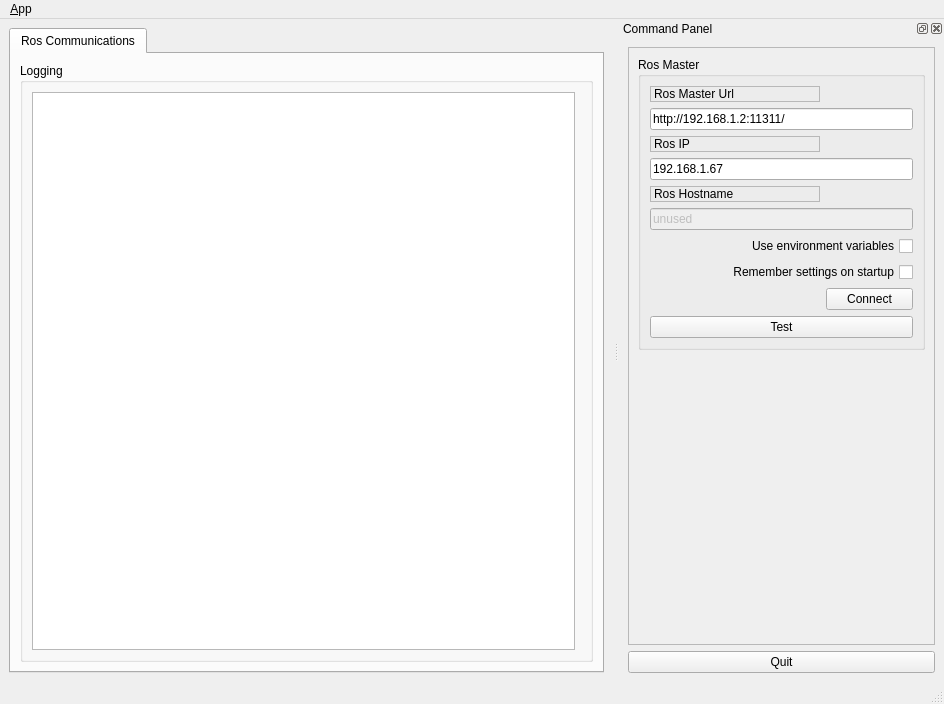
<?xml version="1.0" encoding="UTF-8"?>
<ui version="4.0">
 <class>MainWindowDesign</class>
 <widget class="QMainWindow" name="MainWindowDesign">
  <property name="geometry">
   <rect>
    <x>0</x>
    <y>0</y>
    <width>944</width>
    <height>704</height>
   </rect>
  </property>
  <property name="windowTitle">
   <string>QRosApp</string>
  </property>
  <property name="windowIcon">
   <iconset resource="../resources/images.qrc">
    <normaloff>:/images/icon.png</normaloff>:/images/icon.png</iconset>
  </property>
  <property name="locale">
   <locale language="English" country="Australia"/>
  </property>
  <widget class="QWidget" name="centralwidget">
   <layout class="QHBoxLayout">
    <item>
     <widget class="QTabWidget" name="tab_manager">
      <property name="minimumSize">
       <size>
        <width>100</width>
        <height>0</height>
       </size>
      </property>
      <property name="locale">
       <locale language="English" country="Australia"/>
      </property>
      <property name="currentIndex">
       <number>0</number>
      </property>
      <widget class="QWidget" name="tab_status">
       <attribute name="title">
        <string>Ros Communications</string>
       </attribute>
       <layout class="QVBoxLayout" name="verticalLayout_2">
        <item>
         <widget class="QGroupBox" name="groupBox_12">
          <property name="sizePolicy">
           <sizepolicy hsizetype="MinimumExpanding" vsizetype="Preferred">
            <horstretch>0</horstretch>
            <verstretch>0</verstretch>
           </sizepolicy>
          </property>
          <property name="title">
           <string>Logging</string>
          </property>
          <layout class="QGridLayout" name="gridLayout_3">
           <item row="0" column="0">
            <widget class="QListView" name="view_logging"/>
           </item>
           <item row="0" column="1">
            <widget class="Line" name="line">
             <property name="orientation">
              <enum>Qt::Horizontal</enum>
             </property>
            </widget>
           </item>
          </layout>
         </widget>
        </item>
       </layout>
      </widget>
     </widget>
    </item>
   </layout>
  </widget>
  <widget class="QMenuBar" name="menubar">
   <property name="geometry">
    <rect>
     <x>0</x>
     <y>0</y>
     <width>944</width>
     <height>25</height>
    </rect>
   </property>
   <widget class="QMenu" name="menu_File">
    <property name="title">
     <string>&amp;App</string>
    </property>
    <addaction name="action_Preferences"/>
    <addaction name="separator"/>
    <addaction name="actionAbout"/>
    <addaction name="actionAbout_Qt"/>
    <addaction name="separator"/>
    <addaction name="action_Quit"/>
   </widget>
   <addaction name="menu_File"/>
  </widget>
  <widget class="QStatusBar" name="statusbar"/>
  <widget class="QDockWidget" name="dock_status">
   <property name="sizePolicy">
    <sizepolicy hsizetype="Minimum" vsizetype="Preferred">
     <horstretch>0</horstretch>
     <verstretch>0</verstretch>
    </sizepolicy>
   </property>
   <property name="minimumSize">
    <size>
     <width>325</width>
     <height>437</height>
    </size>
   </property>
   <property name="allowedAreas">
    <set>Qt::RightDockWidgetArea</set>
   </property>
   <property name="windowTitle">
    <string>Command Panel</string>
   </property>
   <attribute name="dockWidgetArea">
    <number>2</number>
   </attribute>
   <widget class="QWidget" name="dockWidgetContents_2">
    <layout class="QVBoxLayout" name="verticalLayout">
     <item>
      <widget class="QFrame" name="frame">
       <property name="sizePolicy">
        <sizepolicy hsizetype="Minimum" vsizetype="Preferred">
         <horstretch>0</horstretch>
         <verstretch>0</verstretch>
        </sizepolicy>
       </property>
       <property name="frameShape">
        <enum>QFrame::StyledPanel</enum>
       </property>
       <property name="frameShadow">
        <enum>QFrame::Raised</enum>
       </property>
       <layout class="QVBoxLayout" name="verticalLayout_3">
        <item>
         <widget class="QGroupBox" name="groupBox">
          <property name="title">
           <string>Ros Master</string>
          </property>
          <layout class="QGridLayout" name="gridLayout">
           <item row="0" column="0">
            <widget class="QLabel" name="label">
             <property name="frameShape">
              <enum>QFrame::StyledPanel</enum>
             </property>
             <property name="frameShadow">
              <enum>QFrame::Raised</enum>
             </property>
             <property name="text">
              <string>Ros Master Url</string>
             </property>
            </widget>
           </item>
           <item row="1" column="0" colspan="2">
            <widget class="QLineEdit" name="line_edit_master">
             <property name="text">
              <string>http://192.168.1.2:11311/</string>
             </property>
            </widget>
           </item>
           <item row="2" column="0">
            <widget class="QLabel" name="label_2">
             <property name="frameShape">
              <enum>QFrame::StyledPanel</enum>
             </property>
             <property name="frameShadow">
              <enum>QFrame::Raised</enum>
             </property>
             <property name="text">
              <string>Ros IP</string>
             </property>
            </widget>
           </item>
           <item row="3" column="0" colspan="2">
            <widget class="QLineEdit" name="line_edit_host">
             <property name="text">
              <string>192.168.1.67</string>
             </property>
            </widget>
           </item>
           <item row="4" column="0">
            <widget class="QLabel" name="label_3">
             <property name="frameShape">
              <enum>QFrame::StyledPanel</enum>
             </property>
             <property name="frameShadow">
              <enum>QFrame::Raised</enum>
             </property>
             <property name="text">
              <string>Ros Hostname</string>
             </property>
            </widget>
           </item>
           <item row="5" column="0" colspan="2">
            <widget class="QLineEdit" name="line_edit_topic">
             <property name="enabled">
              <bool>false</bool>
             </property>
             <property name="text">
              <string>unused</string>
             </property>
            </widget>
           </item>
           <item row="6" column="0" colspan="2">
            <widget class="QCheckBox" name="checkbox_use_environment">
             <property name="layoutDirection">
              <enum>Qt::RightToLeft</enum>
             </property>
             <property name="text">
              <string>Use environment variables</string>
             </property>
            </widget>
           </item>
           <item row="7" column="0" colspan="2">
            <widget class="QCheckBox" name="checkbox_remember_settings">
             <property name="layoutDirection">
              <enum>Qt::RightToLeft</enum>
             </property>
             <property name="text">
              <string>Remember settings on startup</string>
             </property>
            </widget>
           </item>
           <item row="8" column="0">
            <spacer name="horizontalSpacer">
             <property name="orientation">
              <enum>Qt::Horizontal</enum>
             </property>
             <property name="sizeHint" stdset="0">
              <size>
               <width>170</width>
               <height>21</height>
              </size>
             </property>
            </spacer>
           </item>
           <item row="8" column="1">
            <widget class="QPushButton" name="button_connect">
             <property name="enabled">
              <bool>true</bool>
             </property>
             <property name="sizePolicy">
              <sizepolicy hsizetype="MinimumExpanding" vsizetype="Fixed">
               <horstretch>0</horstretch>
               <verstretch>0</verstretch>
              </sizepolicy>
             </property>
             <property name="toolTip">
              <string>Set the target to the current joint trajectory state.</string>
             </property>
             <property name="statusTip">
              <string>Clear all waypoints and set the target to the current joint trajectory state.</string>
             </property>
             <property name="text">
              <string>Connect</string>
             </property>
            </widget>
           </item>
           <item row="9" column="0" colspan="2">
            <widget class="QPushButton" name="button_test">
             <property name="text">
              <string>Test</string>
             </property>
            </widget>
           </item>
          </layout>
         </widget>
        </item>
        <item>
         <spacer name="verticalSpacer_3">
          <property name="orientation">
           <enum>Qt::Vertical</enum>
          </property>
          <property name="sizeHint" stdset="0">
           <size>
            <width>20</width>
            <height>233</height>
           </size>
          </property>
         </spacer>
        </item>
       </layout>
      </widget>
     </item>
     <item>
      <widget class="QPushButton" name="quit_button">
       <property name="sizePolicy">
        <sizepolicy hsizetype="MinimumExpanding" vsizetype="Fixed">
         <horstretch>0</horstretch>
         <verstretch>0</verstretch>
        </sizepolicy>
       </property>
       <property name="text">
        <string>Quit</string>
       </property>
      </widget>
     </item>
    </layout>
   </widget>
  </widget>
  <action name="action_Quit">
   <property name="text">
    <string>&amp;Quit</string>
   </property>
   <property name="shortcut">
    <string>Ctrl+Q</string>
   </property>
   <property name="shortcutContext">
    <enum>Qt::ApplicationShortcut</enum>
   </property>
  </action>
  <action name="action_Preferences">
   <property name="text">
    <string>&amp;Preferences</string>
   </property>
  </action>
  <action name="actionAbout">
   <property name="text">
    <string>&amp;About</string>
   </property>
  </action>
  <action name="actionAbout_Qt">
   <property name="text">
    <string>About &amp;Qt</string>
   </property>
  </action>
 </widget>
 <resources>
  <include location="../resources/images.qrc"/>
 </resources>
 <connections>
  <connection>
   <sender>action_Quit</sender>
   <signal>triggered()</signal>
   <receiver>MainWindowDesign</receiver>
   <slot>close()</slot>
   <hints>
    <hint type="sourcelabel">
     <x>-1</x>
     <y>-1</y>
    </hint>
    <hint type="destinationlabel">
     <x>399</x>
     <y>299</y>
    </hint>
   </hints>
  </connection>
  <connection>
   <sender>quit_button</sender>
   <signal>clicked()</signal>
   <receiver>MainWindowDesign</receiver>
   <slot>close()</slot>
   <hints>
    <hint type="sourcelabel">
     <x>859</x>
     <y>552</y>
    </hint>
    <hint type="destinationlabel">
     <x>469</x>
     <y>299</y>
    </hint>
   </hints>
  </connection>
 </connections>
</ui>
